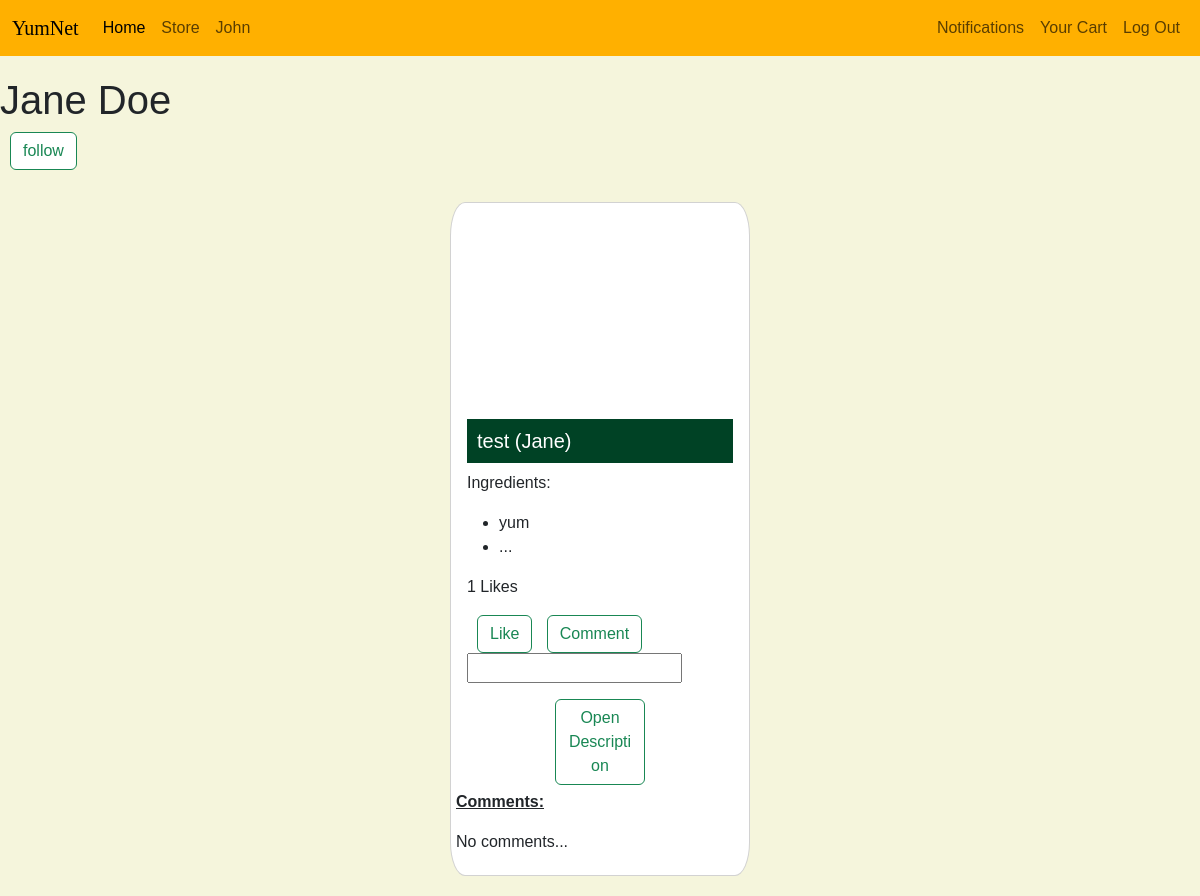
The page /userPage.php (signed in) on the database as committed earlier.
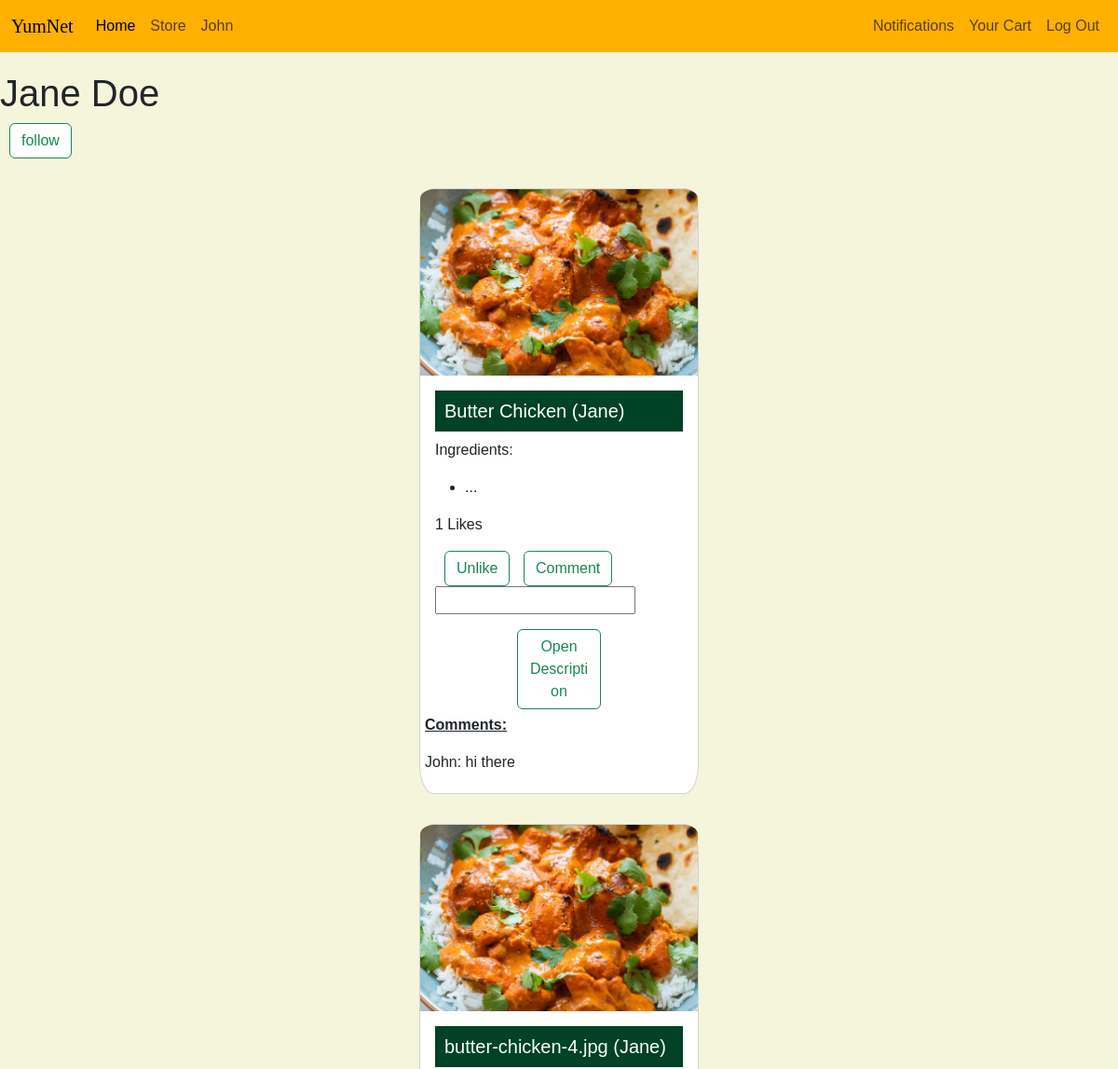
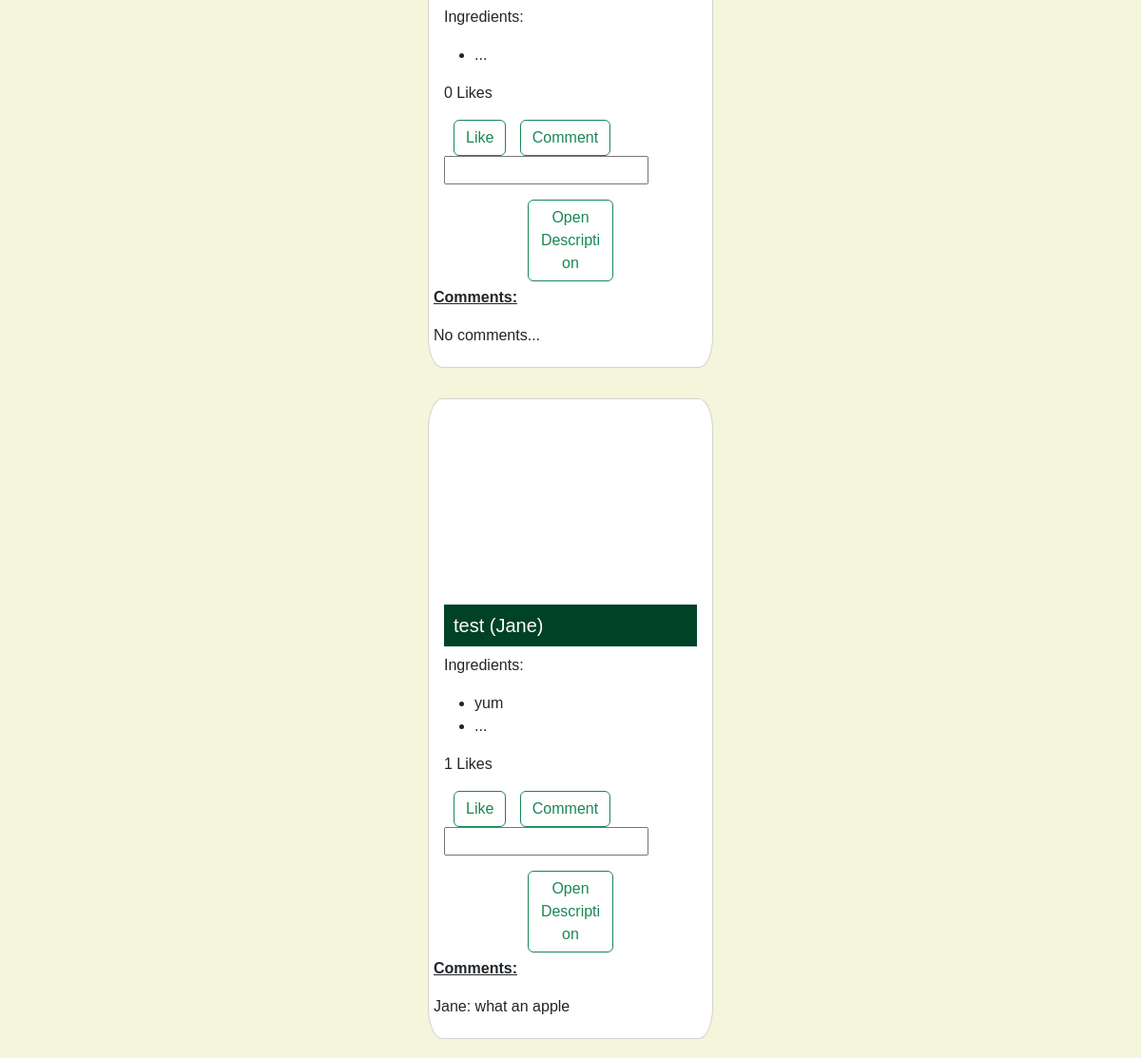
The same page on the database as committed later (2 pictures, top to bottom).
### tables this page shows
CREATE TABLE `page_user` (
  `uid` int(11) NOT NULL,
  `first_name` varchar(255) NOT NULL,
  `last_name` varchar(255) NOT NULL,
  `user_name` varchar(255) NOT NULL,
  `email` varchar(255) NOT NULL,
  `pass` varchar(255) NOT NULL,
  `dob` date DEFAULT '2003-10-28',
  `last_seen` datetime DEFAULT current_timestamp(),
  `gender` bit(1) DEFAULT b'0' COMMENT 'male is zero female is one',
  `pic_url` varchar(255) DEFAULT NULL
);

CREATE TABLE `post` (
  `pid` int(11) NOT NULL,
  `img_url` varchar(2048) NOT NULL,
  `title` varchar(255) DEFAULT NULL,
  `published_at` datetime NOT NULL,
  `is_veg` int(1) NOT NULL,
  `caption` varchar(2048) NOT NULL,
  `user_id` int(11) NOT NULL
);

CREATE TABLE `postingredient` (
  `ingredient_name` varchar(255) NOT NULL,
  `post_id` int(11) NOT NULL,
  `quantity` int(11) DEFAULT NULL
);

CREATE TABLE `post_comment` (
  `uid` int(11) NOT NULL,
  `pid` int(11) NOT NULL,
  `commented_at` datetime NOT NULL,
  `content` varchar(2048) NOT NULL
);

### userPage.php (the view, shortened to what this page needs)
<!DOCTYPE html>
<html lang="en">
<head>
    <?php require 'includes_and_requires/bootstrap.php'?>
    <?php require 'styleTemp.php'?>
</head>
<body>
    <?php include 'includes_and_requires/menu.php'?>
    <?php
    require 'config.php';
    $sql =  "select first_name,last_name
    from page_user where uid = $_SESSION[pageUser]
    ";
    $ret = mysqli_query($conn,$sql);
    $name = mysqli_fetch_assoc($ret);
    echo"<h1>{$name['first_name']} {$name['last_name']}</h1>";
    $sql = "select * from follower where follower_id = $_SESSION[user_id] and following_id = $_SESSION[pageUser]";
    $ret = mysqli_query($conn,$sql);
    if($_SESSION['user_id']!=$_SESSION['pageUser'] && mysqli_num_rows($ret)==0){
        echo"<form action='Controllers/FollowController.php'>
        <input type='submit' name='choice' value='follow' class='btn btn-outline-success'>
        </form>
        ";
    }else if(mysqli_num_rows($ret)>0){
      echo"<form action='Controllers/FollowController.php'>
        <input type='submit' name='choice' value='unfollow' class='btn btn-outline-danger'>
        </form>
        ";
    }
    $sql = "select * from post where user_id = $_SESSION[pageUser] order by published_at desc";
      $ret = mysqli_query($conn,$sql);
      if(mysqli_num_rows($ret)>0){
        while($row = mysqli_fetch_assoc($ret)){
          $sql = "Select * from page_user where uid = {$row['user_id']}";
          $ret2 = mysqli_query($conn,$sql);
          $row2 = mysqli_fetch_assoc($ret2);
          $sql = "Select * from postingredient where post_id = {$row['pid']} limit 3";
          $ret3 = mysqli_query($conn,$sql);
          echo"
          <div class='card'>
      <div class='custom_image' style='background-image:url({$row['img_url']})'></div>
      <div class='card-body'>
        <h5 class='card-title'>{$row['title']} ({$row2['first_name']})</h5>
        <p class='card-text' onmouseover='onHover({$row['pid']})' onmouseout='outHover({$row['pid']})'>
          Ingredients: <ul>";
          while($row3 = mysqli_fetch_assoc($ret3)){
            echo "<li>{$row3['ingredient_name']}</li>";
          }
        echo"
        <li>...</li>
        </ul>
        </p>
        <p>";
        $sql = "select count(pid) as count from post_like
        where pid = {$row['pid']}";
        $ret4 = mysqli_query($conn, $sql);
      $count = mysqli_fetch_assoc($ret4);
      $sql = "SELECT * FROM post_like WHERE pid = {$row['pid']} AND uid = {$_SESSION['user_id']}";
      $ret5 = mysqli_query($conn, $sql);
      echo "{$count['count']}";
      echo " Likes</p>
<form action='Controllers/LCController.php'>
<input type='submit' class='btn btn-outline-success' value='" . (mysqli_num_rows($ret5)>0 ? 'Unlike' : 'Like') . "' name='like'>
        <input type='submit' class='btn btn-outline-success' value='Comment' name='comm'>
        <input type='text' name='comment' >
        <input type = 'hidden' name='user' value='$_SESSION[user_id]'>
        <input type = 'hidden' name='post' value='{$row['pid']}'>
        <input type = 'hidden' name='loc' value='user'>
        </form>
      </div>
      <button onclick='desc(1,\"post{$row['pid']}\")' class='btn btn-outline-success open'>Open Description</button>
      <div class='coms'><b><u><p>Comments:</p></u></b>";
      $sql = "select first_name, content
      from post_comment as pc
      join page_user as pu on pc.uid = pu.uid
      where pid = {$row['pid']}
      ";
      $retCom = mysqli_query($conn,$sql);
      if(mysqli_num_rows($retCom)==0){
        echo "<p>No comments...</p>";
      }else{
        while($coms = mysqli_fetch_assoc($retCom)){
          echo "<p>{$coms['first_name']}: {$coms['content']}</p>";
        }
      }
      echo"</div>
    </div>";
      }
      }
    ?>
</body>
</html>

### includes_and_requires/bootstrap.php (shortened to what this page needs)
<link rel="stylesheet" href="bootstrap-5.3.2-dist/css/bootstrap.min.css">

### styleTemp.php
<link rel="stylesheet" href="style11.css">

### includes_and_requires/menu.php (shortened to what this page needs)
<nav class="navbar navbar-expand-lg nb_custom">
        <div class="container-fluid">
          <a class="navbar-brand title_font" href="hompage.php">YumNet</a>
          <div class="collapse navbar-collapse" id="navbarSupportedContent">
            <ul class="navbar-nav me-auto mb-2 mb-lg-0">
              <li class="nav-item">
                <a class="nav-link active" aria-current="page" href="hompage.php">Home</a>
              </li>
              <li class="nav-item">
                <a class="nav-link" href="store.php">Store</a>
              </li>
              <li class="nav-item">
                <a class="nav-link" href="<?php session_start(); echo"profile.php?user_id= $_SESSION[user_id]";?>"><?php echo "$_SESSION[first_name]";?></a>
              </li>
            </ul>
            <ul class="navbar-nav ms-auto mb-2 mb-lg-0">
            <li class="nav-item">
    <a class="nav-link" href="notifications.php">Notifications</a>
</li>
              <?php
              if(isset($_SESSION['user_id'])){
                echo "<li class='nav-item'>
                <a class='nav-link' href='cart.php'>Your Cart</a>
              </li>";
              }
              ?>
              <li class="nav-item">
                <a class="nav-link" href="logout.php">Log Out       </a>
              </li>
            </ul>
          </div>
        </div>
      </nav>

### style11.css (style rules this page uses)
.card { width: 25%; margin: 2em auto; }
.title_font { font-family: 'Kaushan Script', cursive; }
body { font-family: sans-serif; background-color: #F5F5DC; }
.nb_custom { background-color: #FFB000; margin-bottom: 20px; }
h5.card-title { background-color: #004225; padding: 10px; color: white; }
.custom_image { width: 100%; height: 200px; background-size: cover; background-position: center; }
.card { border-radius: 5%; margin-bottom: 20px; }
.custom_image { border-top-left-radius: 5%; border-top-right-radius: 5%; }
.coms { padding: 5px; }
.open { width: 30%; margin: auto auto; }
input.btn { background-color: white; margin-left: 10px; }

Rows that differ between the two databases and show on the page:
added post: img_url (picture), title "Butter Chicken", page_user.first_name "Jane", count "1"
added post_comment: uid.first_name "John", content "hi there", shown under "Butter Chicken"
added post: img_url (picture), title "butter-chicken-4.jpg", page_user.first_name "Jane", count "0", shows "No comments..."
shown differently, row unchanged: post "test": no longer shows "No comments..."
added post_comment: uid.first_name "Jane", content "what an apple", shown under post "test"
